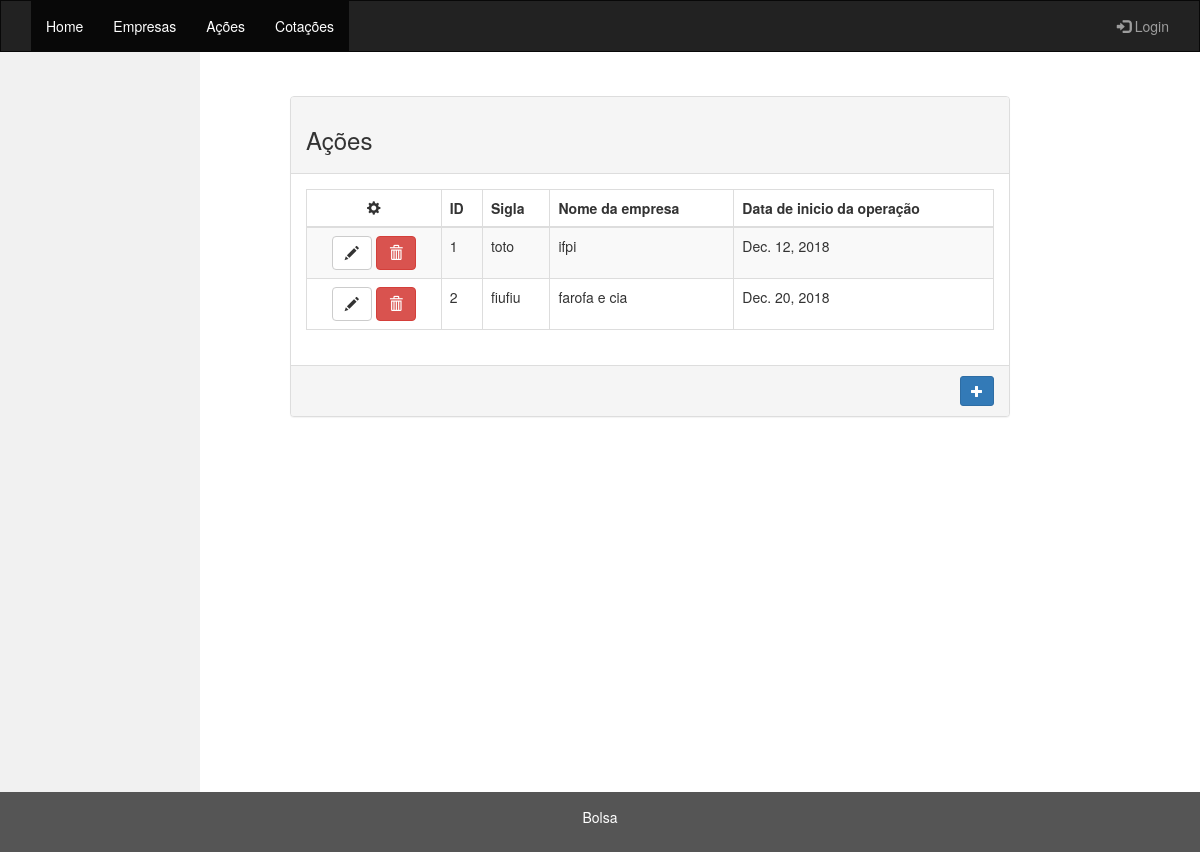
/acoes/, run on the app's committed database.
### valores/models.py (models this page shows, shortened)
class Acao(models.Model):
    sigla = models.CharField(max_length=20)
    empresa = models.ForeignKey(Empresa, on_delete=models.CASCADE, related_name="acoes")
    dt_inicio = models.DateField()

class Empresa(models.Model):
    nome = models.CharField(max_length=20)

### valores/views.py (the view)
# urls.py: path('acoes/', views.mostrar_acoes, name='mostrar_acoes'),
def mostrar_acoes(request):
    acoes = Acao.objects.all()
    return render(request, 'Acoes.html',
                  {'acoes': acoes})

### valores/templates/Acoes.html (shortened to what this page needs)
{% extends 'base.html' %}
{% block main %}
<div class="row" style="margin-top: 5%">
  <div class="col-md-10 col-md-offset-1">
    <div class="panel panel-default panel-table">
      <div class="panel-heading">
        <div class="row">
          <div class="col col-xs-6">
            <h3>Ações</h3>
          </div>
        </div>
      </div>
      <div class="panel-body">
        <table class="table table-striped table-bordered table-list">
          <thead>
            <tr>
              <th class="text-center"><em class="glyphicon glyphicon-cog"></em></th>
              <th class="hidden-xs">ID</th>
              <th>Sigla</th>
              <th>Nome da empresa</th>
              <th>Data de inicio da operação</th>
            </tr>
          </thead>
          <tbody>
            {% for acao in acoes %}
            <tr>
              <td align="center">
                <a class="btn btn-default"><em class="glyphicon glyphicon-pencil"></em></a>
                <a class="btn btn-danger"><em class="glyphicon glyphicon-trash"></em> </a>
              </td>
              <td class="hidden-xs">{{ acao.id }}</td>
              <td>{{ acao.sigla }}</td>
              <td>{{ acao.empresa.nome }}</td>
              <td>{{ acao.dt_inicio }}</td>
            </tr>
            {% endfor %}
          </tbody>
        </table>
      </div>
      <div class="panel-footer">
        <div class="row">
          <div class="col col-xs-6">
          </div>
          <div class="col col-xs-6 text-right">
            <a href="{% url 'nova_acao' %}">
              <button type="button" class="btn btn-sm btn-primary btn-create">
                <em class="glyphicon glyphicon-plus"></em>
              </button>
            </a>
          </div>
        </div>
      </div>
    </div>
  </div>
</div>
{% endblock %}

### valores/static/style/main.css (style rules this page uses)
html, body, .container-fluid, .row.content { height: 100%; }

### data on the page
Acao: id "1", sigla "toto", empresa.nome "ifpi", dt_inicio "Dec. 12, 2018"
Acao: id "2", sigla "fiufiu", empresa.nome "farofa e cia", dt_inicio "Dec. 20, 2018"
